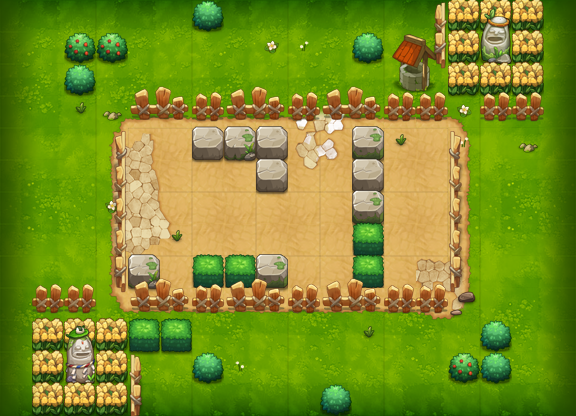

A level layout from a 2D game, rendered from its tile map. Below: a short description, then the map file with tile-grid data replaced by summaries:
An orthogonal 18x13 tile map with 32x32 px tiles, 13 tile layers (PASS, 块层 2, 块层 12, 块层 4, ...) and 3 objects (2x tqm4, PLAYER).

<map version="1.0" orientation="orthogonal" width="18" height="13" tilewidth="32" tileheight="32">
 <properties>
  <property name="DESTRY1" value="149" />
  <property name="DESTRY2" value="224" />
  <property name="DESTRY3" value="144" />
  <property name="DESTRY4" value="177" />
  <property name="DESTRY5" value="141" />
  <property name="DESTRY6" value="170" />
  <property name="DESTRY7" value="173" />
  <property name="DESTRY_COUNT" value="7" />
  <property name="EXP" value="65" />
  <property name="ITEM" value="D001" />
  <property name="MONEY" value="120" />
 </properties>
 <tileset firstgid="1" name="xzdxc" tilewidth="32" tileheight="32">
  <image source="xzdxc.png" width="500" height="1024" />
 </tileset>
 <layer name="PASS" width="18" height="13">
  <data>[234 cells, 197 non-empty, 41 distinct tile ids]</data>
 </layer>
 <layer name="块层 2" width="18" height="13">
  <data>[234 cells, 111 non-empty, 26 distinct tile ids]</data>
 </layer>
 <layer name="块层 12" width="18" height="13">
  <data>[234 cells, 32 non-empty, 30 distinct tile ids]</data>
 </layer>
 <layer name="块层 4" width="18" height="13">
  <data>[234 cells, 51 non-empty, 14 distinct tile ids]</data>
 </layer>
 <layer name="块层 3" width="18" height="13">
  <data>[234 cells, 69 non-empty, 16 distinct tile ids]</data>
 </layer>
 <layer name="块层 13" width="18" height="13">
  <data>[234 cells, 52 non-empty, 2 distinct tile ids]</data>
 </layer>
 <layer name="块层 5" width="18" height="13">
  <data>[234 cells, 30 non-empty, 9 distinct tile ids]</data>
 </layer>
 <layer name="SHELTER 8" width="18" height="13">
  <data>[234 cells, 10 non-empty, 3 distinct tile ids]</data>
 </layer>
 <layer name="SHELTER 7" width="18" height="13">
  <data>[234 cells, 5 non-empty, 3 distinct tile ids]</data>
 </layer>
 <layer name="SHELTER 6" width="18" height="13">
  <data>[234 cells, 1 non-empty, 1 distinct tile ids]</data>
 </layer>
 <layer name="SHELTER 5" width="18" height="13">
  <data>[234 cells, 1 non-empty, 1 distinct tile ids]</data>
 </layer>
 <layer name="SHELTER 4" width="18" height="13">
  <data>[234 cells, 2 non-empty, 1 distinct tile ids]</data>
 </layer>
 <layer name="SHELTER 3" width="18" height="13">
  <data>[234 cells, 4 non-empty, 3 distinct tile ids]</data>
 </layer>
 <objectgroup name="对象层 1" width="18" height="13">
  <object name="PLAYER" type="PLAYER" x="128" y="128" width="32" height="32" />
  <object name="tqm4" x="416" y="128" width="32" height="32">
   <properties>
    <property name="quality" value="tqm4.quality" />
   </properties>
  </object>
  <object name="tqm4" x="320" y="160" width="32" height="32">
   <properties>
    <property name="quality" value="tqm4.quality" />
   </properties>
  </object>
 </objectgroup>
</map>
